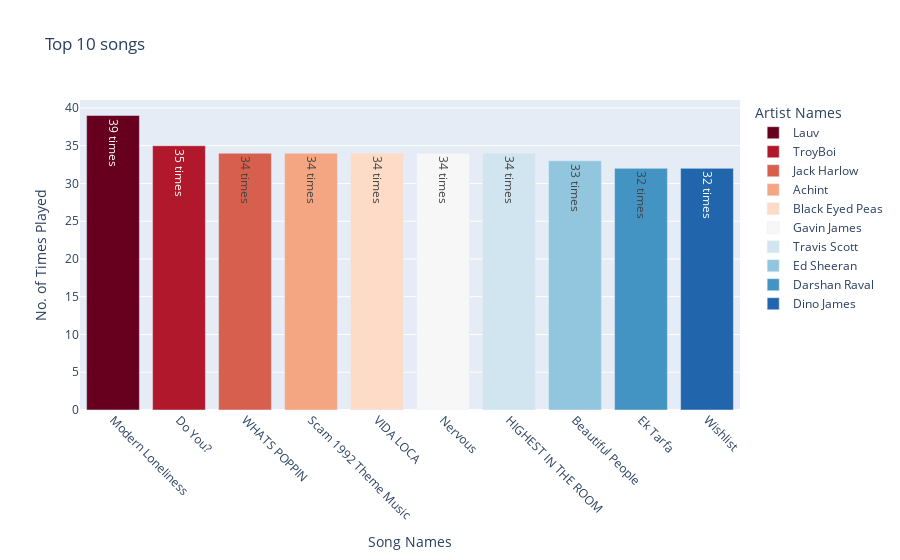

The code cell stored with this chart in its notebook:
### Code cell
top_songs_no_played = pd.DataFrame(df_updated_streams.groupby(by=['track_name','artist_name'])['minutes_played'].count().sort_values(ascending=False)[:10]).reset_index()

# remove artist names from the songs
top_songs_no_played['track_name'] = top_songs_no_played.track_name.apply(lambda x: x.split('(')[0].split('-')[0].strip())

fig = px.bar(top_songs_no_played, x='track_name', y='minutes_played', title='Top 10 songs', text='minutes_played', color='artist_name',
                 labels={'track_name':'Song Names', 'minutes_played':'No. of Times Played', 'artist_name':'Artist Names'},
                 color_discrete_sequence=px.colors.sequential.RdBu)

fig.update_xaxes(tickangle=45)
fig.update_traces(texttemplate='%{text} times', textposition='inside')
fig.show()

### Figure 1 — Plotly figure (JSON) as saved in the notebook; plotly's stock layout.template omitted (floating-point values rounded to 4 significant figures)
{"data": [{"alignmentgroup": "True", "hovertemplate": "Artist Names=Lauv<br>Song Names=%{x}<br>No. of Times Played=%{text}<extra></extra>", "legendgroup": "Lauv", "marker": {"color": "rgb(103,0,31)"}, "name": "Lauv", "offsetgroup": "Lauv", "orientation": "v", "showlegend": true, "text": [39], "textposition": "inside", "texttemplate": "%{text} times", "type": "bar", "x": ["Modern Loneliness"], "xaxis": "x", "y": [39], "yaxis": "y"}, {"alignmentgroup": "True", "hovertemplate": "Artist Names=TroyBoi<br>Song Names=%{x}<br>No. of Times Played=%{text}<extra></extra>", "legendgroup": "TroyBoi", "marker": {"color": "rgb(178,24,43)"}, "name": "TroyBoi", "offsetgroup": "TroyBoi", "orientation": "v", "showlegend": true, "text": [35], "textposition": "inside", "texttemplate": "%{text} times", "type": "bar", "x": ["Do You?"], "xaxis": "x", "y": [35], "yaxis": "y"}, {"alignmentgroup": "True", "hovertemplate": "Artist Names=Jack Harlow<br>Song Names=%{x}<br>No. of Times Played=%{text}<extra></extra>", "legendgroup": "Jack Harlow", "marker": {"color": "rgb(214,96,77)"}, "name": "Jack Harlow", "offsetgroup": "Jack Harlow", "orientation": "v", "showlegend": true, "text": [34], "textposition": "inside", "texttemplate": "%{text} times", "type": "bar", "x": ["WHATS POPPIN"], "xaxis": "x", "y": [34], "yaxis": "y"}, {"alignmentgroup": "True", "hovertemplate": "Artist Names=Achint<br>Song Names=%{x}<br>No. of Times Played=%{text}<extra></extra>", "legendgroup": "Achint", "marker": {"color": "rgb(244,165,130)"}, "name": "Achint", "offsetgroup": "Achint", "orientation": "v", "showlegend": true, "text": [34], "textposition": "inside", "texttemplate": "%{text} times", "type": "bar", "x": ["Scam 1992 Theme Music"], "xaxis": "x", "y": [34], "yaxis": "y"}, {"alignmentgroup": "True", "hovertemplate": "Artist Names=Black Eyed Peas<br>Song Names=%{x}<br>No. of Times Played=%{text}<extra></extra>", "legendgroup": "Black Eyed Peas", "marker": {"color": "rgb(253,219,199)"}, "name": "Black Eyed Peas", "offsetgroup": "Black Eyed Peas", "orientation": "v", "showlegend": true, "text": [34], "textposition": "inside", "texttemplate": "%{text} times", "type": "bar", "x": ["VIDA LOCA"], "xaxis": "x", "y": [34], "yaxis": "y"}, {"alignmentgroup": "True", "hovertemplate": "Artist Names=Gavin James<br>Song Names=%{x}<br>No. of Times Played=%{text}<extra></extra>", "legendgroup": "Gavin James", "marker": {"color": "rgb(247,247,247)"}, "name": "Gavin James", "offsetgroup": "Gavin James", "orientation": "v", "showlegend": true, "text": [34], "textposition": "inside", "texttemplate": "%{text} times", "type": "bar", "x": ["Nervous"], "xaxis": "x", "y": [34], "yaxis": "y"}, {"alignmentgroup": "True", "hovertemplate": "Artist Names=Travis Scott<br>Song Names=%{x}<br>No. of Times Played=%{text}<extra></extra>", "legendgroup": "Travis Scott", "marker": {"color": "rgb(209,229,240)"}, "name": "Travis Scott", "offsetgroup": "Travis Scott", "orientation": "v", "showlegend": true, "text": [34], "textposition": "inside", "texttemplate": "%{text} times", "type": "bar", "x": ["HIGHEST IN THE ROOM"], "xaxis": "x", "y": [34], "yaxis": "y"}, {"alignmentgroup": "True", "hovertemplate": "Artist Names=Ed Sheeran<br>Song Names=%{x}<br>No. of Times Played=%{text}<extra></extra>", "legendgroup": "Ed Sheeran", "marker": {"color": "rgb(146,197,222)"}, "name": "Ed Sheeran", "offsetgroup": "Ed Sheeran", "orientation": "v", "showlegend": true, "text": [33], "textposition": "inside", "texttemplate": "%{text} times", "type": "bar", "x": ["Beautiful People"], "xaxis": "x", "y": [33], "yaxis": "y"}, {"alignmentgroup": "True", "hovertemplate": "Artist Names=Darshan Raval<br>Song Names=%{x}<br>No. of Times Played=%{text}<extra></extra>", "legendgroup": "Darshan Raval", "marker": {"color": "rgb(67,147,195)"}, "name": "Darshan Raval", "offsetgroup": "Darshan Raval", "orientation": "v", "showlegend": true, "text": [32], "textposition": "inside", "texttemplate": "%{text} times", "type": "bar", "x": ["Ek Tarfa"], "xaxis": "x", "y": [32], "yaxis": "y"}, {"alignmentgroup": "True", "hovertemplate": "Artist Names=Dino James<br>Song Names=%{x}<br>No. of Times Played=%{text}<extra></extra>", "legendgroup": "Dino James", "marker": {"color": "rgb(33,102,172)"}, "name": "Dino James", "offsetgroup": "Dino James", "orientation": "v", "showlegend": true, "text": [32], "textposition": "inside", "texttemplate": "%{text} times", "type": "bar", "x": ["Wishlist"], "xaxis": "x", "y": [32], "yaxis": "y"}], "layout": {"barmode": "relative", "legend": {"title": {"text": "Artist Names"}, "tracegroupgap": 0}, "title": {"text": "Top 10 songs"}, "xaxis": {"anchor": "y", "domain": [0, 1], "tickangle": 45, "title": {"text": "Song Names"}}, "yaxis": {"anchor": "x", "domain": [0, 1], "title": {"text": "No. of Times Played"}}}}
